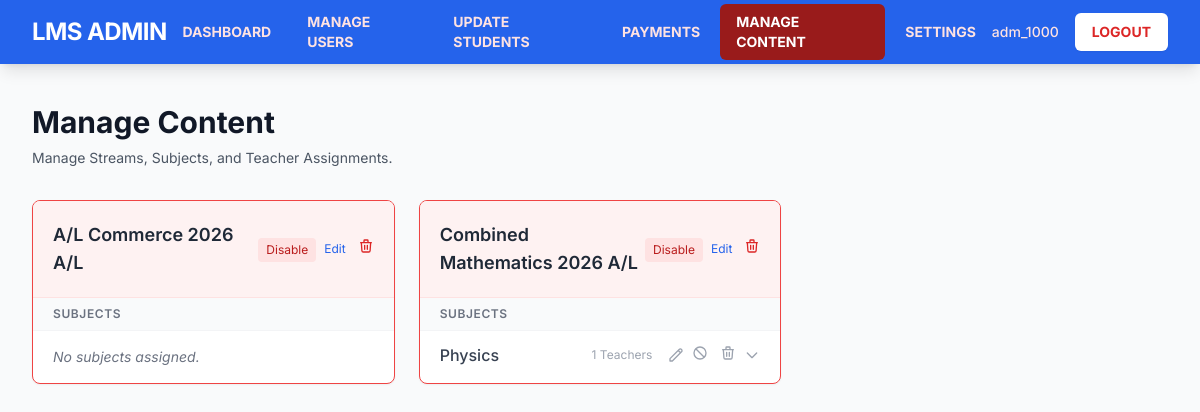
Page /admin/manage_content.php (signed in) on the earlier database version.
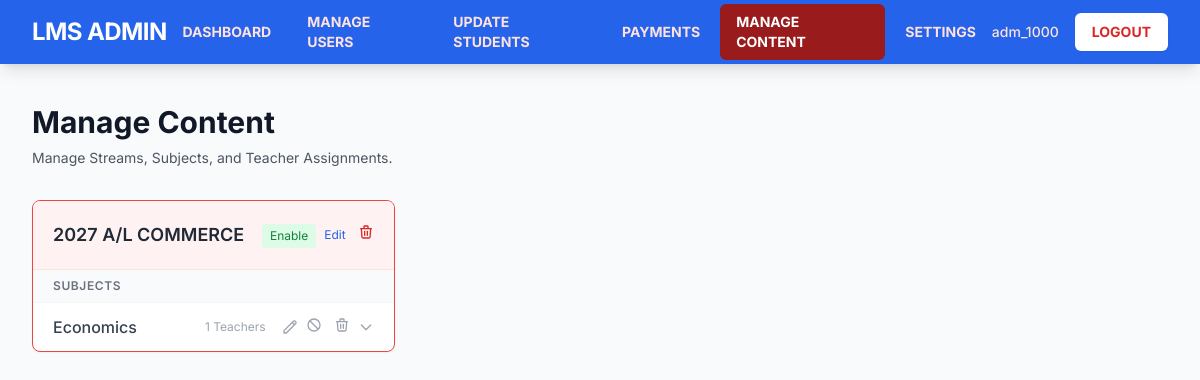
Same page on the later database version.
### tables this page shows
CREATE TABLE `streams` (
  `id` int(11) NOT NULL COMMENT 'Primary Key',
  `name` varchar(100) NOT NULL COMMENT 'Stream name (e.g., "Grade 6", "Grade 7", "A/L Science")',
  `description` text DEFAULT NULL COMMENT 'Optional description of the stream',
  `status` tinyint(1) NOT NULL DEFAULT 1 COMMENT 'Status: 1=active, 0=inactive',
  `created_at` timestamp NOT NULL DEFAULT current_timestamp() COMMENT 'Record creation timestamp',
  `updated_at` timestamp NOT NULL DEFAULT current_timestamp() ON UPDATE current_timestamp() COMMENT 'Record update timestamp'
);

CREATE TABLE `stream_subjects` (
  `id` int(11) NOT NULL COMMENT 'Primary Key',
  `stream_id` int(11) NOT NULL COMMENT 'Foreign Key: Links to streams.id',
  `subject_id` int(11) NOT NULL COMMENT 'Foreign Key: Links to subjects.id',
  `status` tinyint(1) NOT NULL DEFAULT 1 COMMENT 'Status: 1=active, 0=inactive',
  `created_at` timestamp NOT NULL DEFAULT current_timestamp() COMMENT 'Record creation timestamp',
  `updated_at` timestamp NOT NULL DEFAULT current_timestamp() ON UPDATE current_timestamp() COMMENT 'Record update timestamp'
);

CREATE TABLE `subjects` (
  `id` int(11) NOT NULL COMMENT 'Primary Key',
  `name` varchar(100) NOT NULL COMMENT 'Subject name (e.g., "Science", "Mathematics", "English")',
  `code` varchar(20) DEFAULT NULL COMMENT 'Optional subject code (e.g., "SCI", "MATH")',
  `description` text DEFAULT NULL COMMENT 'Optional description of the subject',
  `status` tinyint(1) NOT NULL DEFAULT 1 COMMENT 'Status: 1=active, 0=inactive',
  `created_at` timestamp NOT NULL DEFAULT current_timestamp() COMMENT 'Record creation timestamp',
  `updated_at` timestamp NOT NULL DEFAULT current_timestamp() ON UPDATE current_timestamp() COMMENT 'Record update timestamp'
);

### admin/manage_content.php (the view, shortened to what the changed rows need)
<?php
require_once '../config.php';
$streams = [];
$stream_query = "SELECT * FROM streams ORDER BY name ASC";
$result = $conn->query($stream_query);
if ($result) {
    while ($row = $result->fetch_assoc()) {
        $streams[] = $row;
    }
}
$structure = [];
foreach ($streams as $stream) {
    $s_id = $stream['id'];
    $structure[$s_id] = [
        'info' => $stream,
        'subjects' => []
    ];
}
$subj_query = "
    SELECT ss.id as stream_subject_id, ss.stream_id, s.id as subject_id, s.name as subject_name, s.code, s.status as subject_status
    FROM stream_subjects ss
    JOIN subjects s ON ss.subject_id = s.id
    WHERE ss.status = 1
    ORDER BY s.name ASC
";
$subj_result = $conn->query($subj_query);
if ($subj_result) {
    while ($row = $subj_result->fetch_assoc()) {
        if (isset($structure[$row['stream_id']])) {
            $structure[$row['stream_id']]['subjects'][$row['stream_subject_id']] = [
                'info' => $row,
                'teachers' => []
            ];
        }
    }
}
?>
<!DOCTYPE html>
<html lang="en">
<head>
    <script src="https://cdn.tailwindcss.com"></script>
</head>
<body class="bg-gray-50">
    <div class="max-w-7xl mx-auto py-10 px-4 sm:px-6 lg:px-8">
        <div class="mb-8">
            <h1 class="text-3xl font-bold text-gray-900">Manage Content</h1>
        </div>
        <div class="space-y-6">
            <div class="grid grid-cols-1 md:grid-cols-2 lg:grid-cols-3 gap-6">
                <?php foreach ($structure as $stream_id => $data): ?>
                    <?php $stream = $data['info']; ?>
                    <div class="bg-white rounded-lg shadow-sm border border-red-500 overflow-hidden hover:shadow-md transition-shadow duration-200">
                        <div class="p-5 border-b border-red-100 flex justify-between items-center bg-red-50">
                            <h3 class="text-lg font-semibold text-gray-800">
                                <?php echo htmlspecialchars($stream['name']); ?>
                            </h3>
                            <div class="flex space-x-2">
                                <form method="POST" class="inline" onsubmit="return confirm('Are you sure you want to change this stream status?');">
                                    <?php if ($stream['status'] == 1): ?>
                                        <button type="submit" class="text-xs bg-red-100 text-red-700 px-2 py-1 rounded hover:bg-red-200">Disable</button>
                                    <?php else: ?>
                                        <button type="submit" class="text-xs bg-green-100 text-green-700 px-2 py-1 rounded hover:bg-green-200">Enable</button>
                                    <?php endif; ?>
                                </form>
                                <button onclick="openEditModal('stream', <?php echo $stream['id']; ?>, '<?php echo addslashes($stream['name']); ?>')" class="text-xs text-blue-600 hover:text-blue-800">Edit</button>
                                <form method="POST" class="inline" onsubmit="return confirm('WARNING: This will permanently delete the stream and all associated data. This action cannot be undone. Are you sure?');">
                                    <button type="submit" class="text-xs text-red-600 hover:text-red-900 ml-1" title="Delete Permanently">
                                        <svg class="w-4 h-4" fill="none" stroke="currentColor" viewBox="0 0 24 24"><path stroke-linecap="round" stroke-linejoin="round" stroke-width="2" d="M19 7l-.867 12.142A2 2 0 0116.138 21H7.862a2 2 0 01-1.995-1.858L5 7m5 4v6m4-6v6m1-10V4a1 1 0 00-1-1h-4a1 1 0 00-1 1v3M4 7h16"></path></svg>
                                    </button>
                                </form>
                            </div>
                        </div>
                        <div class="p-0">
                            <div class="bg-gray-50 px-5 py-2 text-xs font-semibold text-gray-500 uppercase tracking-wider border-b border-gray-100">
                                Subjects
                            </div>
                            <?php if (empty($data['subjects'])): ?>
                                <div class="px-5 py-4 text-sm text-gray-500 italic">No subjects assigned.</div>
                            <?php else: ?>
                                <ul class="divide-y divide-gray-100">
                                    <?php foreach ($data['subjects'] as $ss_id => $subj_data): ?>
                                        <li class="group">
                                            <div class="px-5 py-3 hover:bg-gray-50 transition-colors cursor-pointer" onclick="toggleTeachers('<?php echo 'teachers-' . $ss_id; ?>')">
                                                <div class="flex justify-between items-center">
                                                    <div>
                                                        <span class="font-medium text-gray-700 <?php echo $subj_data['info']['subject_status'] == 0 ? 'line-through text-gray-400' : ''; ?>">
                                                            <?php echo htmlspecialchars($subj_data['info']['subject_name']); ?>
                                                        </span>
                                                    </div>
                                                    <div class="flex items-center space-x-2">
                                                        <span class="text-xs text-gray-400 mr-2">
                                                            <?php echo count($subj_data['teachers']); ?> Teachers
                                                        </span>
                                                         <button onclick="event.stopPropagation(); openEditModal('subject', <?php echo $subj_data['info']['subject_id']; ?>, '<?php echo addslashes($subj_data['info']['subject_name']); ?>')" class="text-gray-400 hover:text-blue-600">
                                                            <svg class="w-4 h-4" fill="none" stroke="currentColor" viewBox="0 0 24 24"><path stroke-linecap="round" stroke-linejoin="round" stroke-width="2" d="M15.232 5.232l3.536 3.536m-2.036-5.036a2.5 2.5 0 113.536 3.536L6.5 21.036H3v-3.572L16.732 3.732z"></path></svg>
                                                        </button>
                                                        <form method="POST" class="inline" onsubmit="event.stopPropagation(); return confirm('Toggle subject status?');">
                                                            <?php if ($subj_data['info']['subject_status'] == 1): ?>
                                                                <button type="submit" class="text-gray-400 hover:text-red-600">
                                                                    <svg class="w-4 h-4" fill="none" stroke="currentColor" viewBox="0 0 24 24"><path stroke-linecap="round" stroke-linejoin="round" stroke-width="2" d="M18.364 18.364A9 9 0 005.636 5.636m12.728 12.728A9 9 0 015.636 5.636m12.728 12.728L5.636 5.636"></path></svg>
                                                                </button>
                                                            <?php endif; ?>
                                                        </form>
                                                        <form method="POST" class="inline" onsubmit="event.stopPropagation(); return confirm('WARNING: This will permanently delete the subject and all associated data. This action cannot be undone. Are you sure?');">
                                                            <button type="submit" class="text-gray-400 hover:text-red-800 ml-1" title="Delete Permanently">
                                                                <svg class="w-4 h-4" fill="none" stroke="currentColor" viewBox="0 0 24 24"><path stroke-linecap="round" stroke-linejoin="round" stroke-width="2" d="M19 7l-.867 12.142A2 2 0 0116.138 21H7.862a2 2 0 01-1.995-1.858L5 7m5 4v6m4-6v6m1-10V4a1 1 0 00-1-1h-4a1 1 0 00-1 1v3M4 7h16"></path></svg>
                                                            </button>
                                                        </form>
                                                        <svg class="w-4 h-4 text-gray-400 transform transition-transform duration-200" id="arrow-<?php echo 'teachers-' . $ss_id; ?>" fill="none" stroke="currentColor" viewBox="0 0 24 24"><path stroke-linecap="round" stroke-linejoin="round" stroke-width="2" d="M19 9l-7 7-7-7"></path></svg>
                                                    </div>
                                                </div>
                                            </div>
                                        </li>
                                    <?php endforeach; ?>
                                </ul>
                            <?php endif; ?>
                        </div>
                    </div>
                <?php endforeach; ?>
            </div>
        </div>
    </div>
</body>
</html>

Differences in the rows shown:
removed streams: name "A/L Commerce 2026 A/L", status "Disable", shows "No subjects assigned."
removed streams: name "Combined Mathematics 2026 A/L", status "Disable"
removed stream_subjects: subject.name "Physics", count($subj_data['teachers']) "1", shown under "Combined Mathematics 2026 A/L"
added streams: name "2027 A/L COMMERCE", status "Enable"
added stream_subjects: subject.name "Economics", count($subj_data['teachers']) "1", shown under "2027 A/L COMMERCE"
